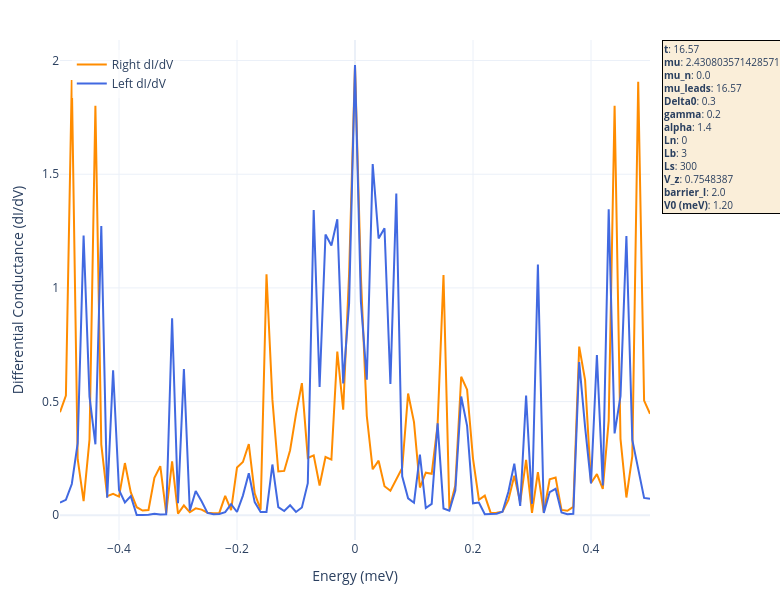

The cell this chart's notebook holds for it:
### Code cell
import plotly.graph_objects as go

# 1. Re-defining the specific parameters from your original list
params_to_show = {
    "t": f"{t:.2f}",
    "mu": mu,
    "mu_n": mu_n,
    "mu_leads": f"{mu_leads:.2f}",
    "Delta0": Delta0,
    "gamma": gamma,
    "alpha": alpha,
    "Ln": Ln,
    "Lb": Lb,
    "Ls": Ls,
    "V_z": V_z,
    "barrier_l": barrier_l,
    "V0 (meV)": f"{V0:.2f}"
}

# Construct the text string
text_str = '<br>'.join([f"<b>{key}</b>: {val}" for key, val in params_to_show.items()])

fig = go.Figure()

# 2. Add Traces
fig.add_trace(go.Scatter(
    x=energies, y=dIdV_right, mode='lines', name='Right dI/dV',
    line=dict(width=2, color='darkorange'),
    hovertemplate='Energy: %{x:.4f}<br>dI/dV: %{y:.6f}<extra></extra>'
))

fig.add_trace(go.Scatter(
    x=energies, y=dIdV_left, mode='lines', name='Left dI/dV',
    line=dict(width=2, color='royalblue'),
    hovertemplate='Energy: %{x:.4f}<br>dI/dV: %{y:.6f}<extra></extra>'
))

# 3. Final Tightened Layout
fig.update_layout(
    width=780,   # Narrowed width to eliminate side-whitespace
    height=600,
    template="plotly_white",
    hovermode="x unified",
    xaxis_title="Energy (meV)",
    yaxis_title="Differential Conductance (dI/dV)",
    
    # Keep legend top-left inside to avoid the parameter box
    legend=dict(
        yanchor="top",
        y=0.98,
        xanchor="left",
        x=0.02,
        bgcolor="rgba(255, 255, 255, 0.5)"
    ),

    # Trimmed right margin significantly
    margin=dict(l=60, r=130, t=40, b=60), 
    
    annotations=[
        dict(
            x=1.02, # Sits right on the edge of the plot
            y=1,
            xref="paper",
            yref="paper",
            text=text_str,
            showarrow=False,
            align="left",
            xanchor="left", # Anchor to the left side of the box
            bgcolor="rgba(245, 222, 179, 0.5)",
            bordercolor="black",
            borderwidth=1,
            font=dict(size=10)
        )
    ]
)

fig.show()

### Figure 1 — Plotly figure (JSON) as saved in the notebook; plotly's stock layout.template omitted (floating-point values rounded to 4 significant figures)
{"data": [{"hovertemplate": "Energy: %{x:.4f}<br>dI/dV: %{y:.6f}<extra></extra>", "line": {"color": "darkorange", "width": 2}, "mode": "lines", "name": "Right dI/dV", "type": "scatter", "x": [-0.5, -0.49, -0.48, -0.47, -0.46, -0.45, -0.44, -0.43, -0.42, -0.41, -0.4, -0.39, -0.38, -0.37, -0.36, -0.35, -0.34, -0.33, -0.32, -0.31, -0.3, -0.29, -0.28, -0.27, -0.26, -0.25, -0.24, -0.23, -0.22, -0.21, -0.2, -0.19, -0.18, -0.17, -0.16, -0.15, -0.14, -0.13, -0.12, -0.11, -0.1, -0.09, -0.08, -0.07, -0.06, -0.05, -0.04, -0.03, -0.02, -0.01, 0, 0.01, 0.02, 0.03, 0.04, 0.05, 0.06, 0.07, 0.08, 0.09, 0.1, 0.11, 0.12, 0.13, 0.14, 0.15, 0.16, 0.17, 0.18, 0.19, 0.2, 0.21, 0.22, 0.23, 0.24, 0.25, 0.26, 0.27, 0.28, 0.29, 0.3, 0.31, 0.32, 0.33, 0.34, 0.35, 0.36, 0.37, 0.38, 0.39, 0.4, 0.41, 0.42, 0.43, 0.44, 0.45, 0.46, 0.47, 0.48, 0.49, 0.5], "y": [0.4532, 0.5265, 1.915, 0.2468, 0.06229, 0.3326, 1.801, 0.311, 0.08432, 0.09436, 0.08209, 0.2296, 0.1007, 0.03544, 0.02093, 0.02305, 0.1647, 0.2162, 0.009549, 0.2374, 0.006922, 0.04309, 0.01313, 0.03037, 0.02492, 0.01138, 0.009358, 0.01038, 0.08558, 0.02246, 0.2097, 0.2342, 0.3133, 0.09612, 0.02459, 1.06, 0.5086, 0.1927, 0.1951, 0.2864, 0.4451, 0.5813, 0.2523, 0.2637, 0.1307, 0.2564, 0.2449, 0.72, 0.4644, 1.062, 1.977, 1.05, 0.4366, 0.2022, 0.2402, 0.1277, 0.1078, 0.1546, 0.2078, 0.5354, 0.4099, 0.1221, 0.1871, 0.1827, 0.3975, 1.057, 0.02733, 0.1305, 0.6092, 0.5522, 0.2492, 0.06824, 0.08659, 0.0104, 0.01076, 0.01597, 0.06711, 0.1741, 0.05814, 0.2436, 0.0108, 0.1901, 0.01329, 0.1579, 0.1658, 0.02363, 0.01978, 0.03685, 0.7418, 0.5943, 0.1422, 0.181, 0.1158, 0.4164, 1.801, 0.3362, 0.07822, 0.2602, 1.907, 0.5043, 0.4466]}, {"hovertemplate": "Energy: %{x:.4f}<br>dI/dV: %{y:.6f}<extra></extra>", "line": {"color": "royalblue", "width": 2}, "mode": "lines", "name": "Left dI/dV", "type": "scatter", "x": [-0.5, -0.49, -0.48, -0.47, -0.46, -0.45, -0.44, -0.43, -0.42, -0.41, -0.4, -0.39, -0.38, -0.37, -0.36, -0.35, -0.34, -0.33, -0.32, -0.31, -0.3, -0.29, -0.28, -0.27, -0.26, -0.25, -0.24, -0.23, -0.22, -0.21, -0.2, -0.19, -0.18, -0.17, -0.16, -0.15, -0.14, -0.13, -0.12, -0.11, -0.1, -0.09, -0.08, -0.07, -0.06, -0.05, -0.04, -0.03, -0.02, -0.01, 0, 0.01, 0.02, 0.03, 0.04, 0.05, 0.06, 0.07, 0.08, 0.09, 0.1, 0.11, 0.12, 0.13, 0.14, 0.15, 0.16, 0.17, 0.18, 0.19, 0.2, 0.21, 0.22, 0.23, 0.24, 0.25, 0.26, 0.27, 0.28, 0.29, 0.3, 0.31, 0.32, 0.33, 0.34, 0.35, 0.36, 0.37, 0.38, 0.39, 0.4, 0.41, 0.42, 0.43, 0.44, 0.45, 0.46, 0.47, 0.48, 0.49, 0.5], "y": [0.05555, 0.06767, 0.1377, 0.3174, 1.231, 0.5219, 0.312, 1.272, 0.07693, 0.6378, 0.1113, 0.05647, 0.0841, 0.001201, 0.00135, 0.001895, 0.006147, 0.003004, 0.003911, 0.8669, 0.05327, 0.6427, 0.01981, 0.1065, 0.0613, 0.01029, 0.004784, 0.005539, 0.01391, 0.04891, 0.01432, 0.08647, 0.1846, 0.05798, 0.01436, 0.0148, 0.2233, 0.03564, 0.01867, 0.04383, 0.01466, 0.03415, 0.1411, 1.342, 0.5639, 1.234, 1.187, 1.302, 0.5801, 0.9316, 1.98, 0.9389, 0.5961, 1.545, 1.217, 1.263, 0.5771, 1.415, 0.1713, 0.07464, 0.05519, 0.2665, 0.03172, 0.04985, 0.4042, 0.03004, 0.01984, 0.1081, 0.5225, 0.3932, 0.05274, 0.05624, 0.004324, 0.005237, 0.006521, 0.01537, 0.1034, 0.227, 0.04131, 0.5262, 0.05024, 1.103, 0.009657, 0.102, 0.1166, 0.01197, 0.004612, 0.006403, 0.6737, 0.3876, 0.1399, 0.7044, 0.1312, 1.346, 0.3602, 0.5241, 1.228, 0.3311, 0.2016, 0.07607, 0.07233]}], "layout": {"annotations": [{"align": "left", "bgcolor": "rgba(245, 222, 179, 0.5)", "bordercolor": "black", "borderwidth": 1, "font": {"size": 10}, "showarrow": false, "text": "<b>t</b>: 16.57<br><b>mu</b>: 2.4308035714285716<br><b>mu_n</b>: 0.0<br><b>mu_leads</b>: 16.57<br><b>Delta0</b>: 0.3<br><b>gamma</b>: 0.2<br><b>alpha</b>: 1.4<br><b>Ln</b>: 0<br><b>Lb</b>: 3<br><b>Ls</b>: 300<br><b>V_z</b>: 0.7548387<br><b>barrier_l</b>: 2.0<br><b>V0 (meV)</b>: 1.20", "x": 1.02, "xanchor": "left", "xref": "paper", "y": 1, "yref": "paper"}], "height": 600, "hovermode": "x unified", "legend": {"bgcolor": "rgba(255, 255, 255, 0.5)", "x": 0.02, "xanchor": "left", "y": 0.98, "yanchor": "top"}, "margin": {"b": 60, "l": 60, "r": 130, "t": 40}, "width": 780, "xaxis": {"title": {"text": "Energy (meV)"}}, "yaxis": {"title": {"text": "Differential Conductance (dI/dV)"}}}}
